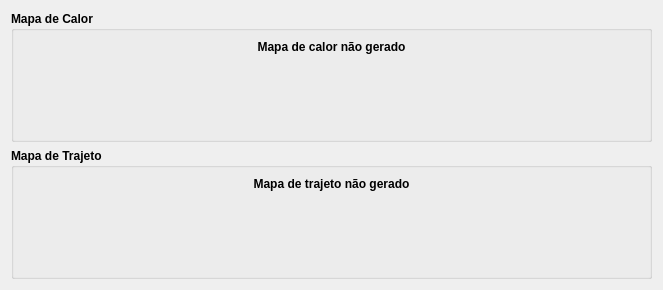
              <widget class="QWidget" name="scrollAreaWidgetContents">
               <property name="geometry">
                <rect>
                 <x>0</x>
                 <y>0</y>
                 <width>663</width>
                 <height>290</height>
                </rect>
               </property>
               <layout class="QVBoxLayout" name="verticalLayout_8">
                <item>
                 <widget class="QGroupBox" name="groupBox">
                  <property name="font">
                   <font>
                    <weight>75</weight>
                    <bold>true</bold>
                   </font>
                  </property>
                  <property name="title">
                   <string>Mapa de Calor</string>
                  </property>
                  <layout class="QFormLayout" name="formLayout_8">
                   <item row="0" column="0" colspan="2">
                    <widget class="QLabel" name="resultLabelHeatmap">
                     <property name="text">
                      <string>Mapa de calor não gerado</string>
                     </property>
                     <property name="alignment">
                      <set>Qt::AlignCenter</set>
                     </property>
                    </widget>
                   </item>
                  </layout>
                 </widget>
                </item>
                <item>
                 <widget class="QGroupBox" name="groupBox_2">
                  <property name="font">
                   <font>
                    <weight>75</weight>
                    <bold>true</bold>
                   </font>
                  </property>
                  <property name="title">
                   <string>Mapa de Trajeto</string>
                  </property>
                  <layout class="QFormLayout" name="formLayout_9">
                   <item row="0" column="0" colspan="2">
                    <widget class="QLabel" name="resultLabelTrackmap">
                     <property name="text">
                      <string>Mapa de trajeto não gerado</string>
                     </property>
                     <property name="alignment">
                      <set>Qt::AlignCenter</set>
                     </property>
                    </widget>
                   </item>
                  </layout>
                 </widget>
                </item>
               </layout>
              </widget>
